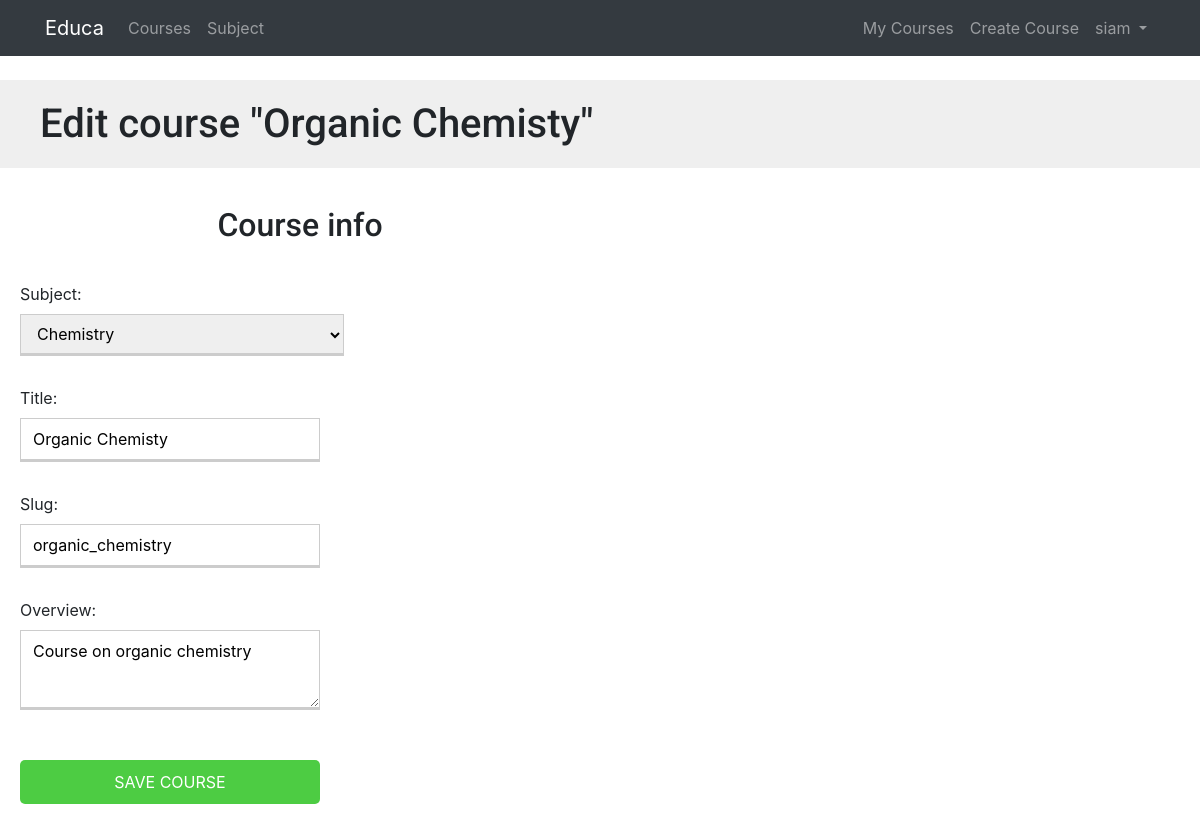
The page /course/3/edit/ (signed in) on the database its author committed.
### courses/models.py (models this page shows, shortened)
class Course(models.Model):
    owner = models.ForeignKey(User,
                    related_name='courses_created',
                    on_delete=models.CASCADE)
    subject = models.ForeignKey(Subject, related_name='courses',
                        on_delete=models.CASCADE)
    title = models.CharField(max_length=200)
    slug = models.SlugField(max_length=200, unique=True)
    overview = models.TextField()
    created = models.DateTimeField(auto_now_add=True)
    students = models.ManyToManyField(User,
                                      related_name='courses_joined',
                                      blank=True)
    class Meta:
        ordering = ['-created']

class Subject(models.Model):
    title = models.CharField(max_length=200)
    slug = models.SlugField(max_length=200, unique=True)
    class Meta:
        ordering = ['title']
    def __str__(self):
        return self.title

### courses/views.py (the view)
class CourseUpdateView(PermissionRequiredMixin,
                        OwnerCourseEditMixin, UpdateView):
    permission_required = 'courses.change_course'

### courses/templatetags/course.py (called while the page is built)
@register.filter(name='has_group')
def has_group(user, group_name):
    group = Group.objects.get(name=group_name)
    return True if group in user.groups.all() else False

### templates/courses/manage/course/form.html (shortened to what this page needs)
{% extends "base.html" %}
{% block content %}
  <h1>
    {% if object %}
      Edit course "{{ object.title }}"
    {% else %}
      Create a new course
    {% endif %}
  </h1>
  <div class="module">
    <h2>Course info</h2>
    <form action="." method="post">
      {{ form.as_p }}
      <p><input type="submit" value="Save course"></p>
    </form>
  </div>
{% endblock %}

### templates/base/navbar.html (shortened to what this page needs)
{% load course %}
{% url 'course_list' as course_list %}
{% url 'home' as home_url %}
{% url 'sub_list' as subject_url %}
{% url 'manage_course_list' as mine %}
{% url 'student_course_list' as std %}
{% url 'course_create' as create_url %}
<div  class="navbar navbar-expand-md navbar-dark bg-dark mb-4">
  <div class="container">
    <a href="{{ home_url }}" class=" navbar-brand">Educa</a>
<div class="collapse navbar-collapse" id="navbarSupportedContent">
     <ul class="navbar-nav mr-auto">
       <li class="nav-item {% if request.path == course_list %}active{% endif %}">
         <a class="nav-link" href="{{ course_list }}">Courses <span class="sr-only">(current)</span></a>
       </li>
       <li class="nav-item {% if request.path == subject_url %}active{% endif %}">
         <a class="nav-link" href="{{ subject_url }}">Subject</a>
       </li>
     </ul>
 </div>
 <div class="collapse navbar-collapse" id="navbarCollapse">
     {% if user.is_authenticated %}
       <ul class="navbar-nav ml-auto">
        {% if request.user|has_group:"Instructors" %}
         <li class="nav-item {% if request.path == mine %}active{% endif %}">
           <a class="nav-link" href="{{mine}}">My Courses</a>
         </li>
         <li class="nav-item {% if request.path == create_url %}active{% endif %}">
           <a class="nav-link" href="{{create_url}}">Create Course</a>
         </li>
         {% else %}
         <li class="nav-item {% if request.path == std %}active{% endif %}">
           <a class="nav-link" href="{{std}}">Enrolled Courses</a>
         </li>
         {% endif %}
           <li class="nav-item">
             <a class="nav-link dropdown-toggle" href="#" id="userMenu"
               data-toggle="dropdown" aria-haspopup="true"
               aria-expanded="false">
               {{ user.username }}
             </a>
           </li>
         </ul>
       {% endif %}
     </div>
  </div>
</div>

### static/css/slider.css (style rules this page uses)
h2 { text-align:center; padding: 20px; }

### static/css/base.css (style rules this page uses)
body { margin:0; font-family:'Roboto', sans-serif; font-weight:400; color:#333; }
a { color:#3fad37; text-decoration:none; }
ul { float:left; }
h1, h2, h3, h4, h5, h6 { font-family:'Roboto', sans-serif; font-weight:300; }
h1 { background:#efefef; width:100%; overflow:auto; padding:20px 0 20px 40px; margin:0; }
.module { padding:10px 20px; float:left; width:600px; }
.module p { margin:10px 0 20px; width:100%; float:left; }
form p { overflow:auto; }
label { float:left; clear:both; margin:0 0 8px 0; }
input, select, textarea { border:1px solid #ccc; border-bottom:3px solid #ccc; padding:8px 12px; font-size:16px; font-family:'Roboto', sans-serif; float:left; clear:both; width:300px; }
textarea { height:80px; }
select { width:324px; }
input[type=submit], a.button { border-radius:5px; background:#4dcc43; color:#fff; font-size:16px; text-transform:uppercase; border:none; padding:10px 20px; margin:20px 0; }

### rows shown on the page
Course: title "Organic Chemisty", subject "Chemistry", slug "organic_chemistry", overview "Course on organic chemistry"
Subject: title "Organic Chemisty"

### other values the page prints
{{ user.username }} "siam"
